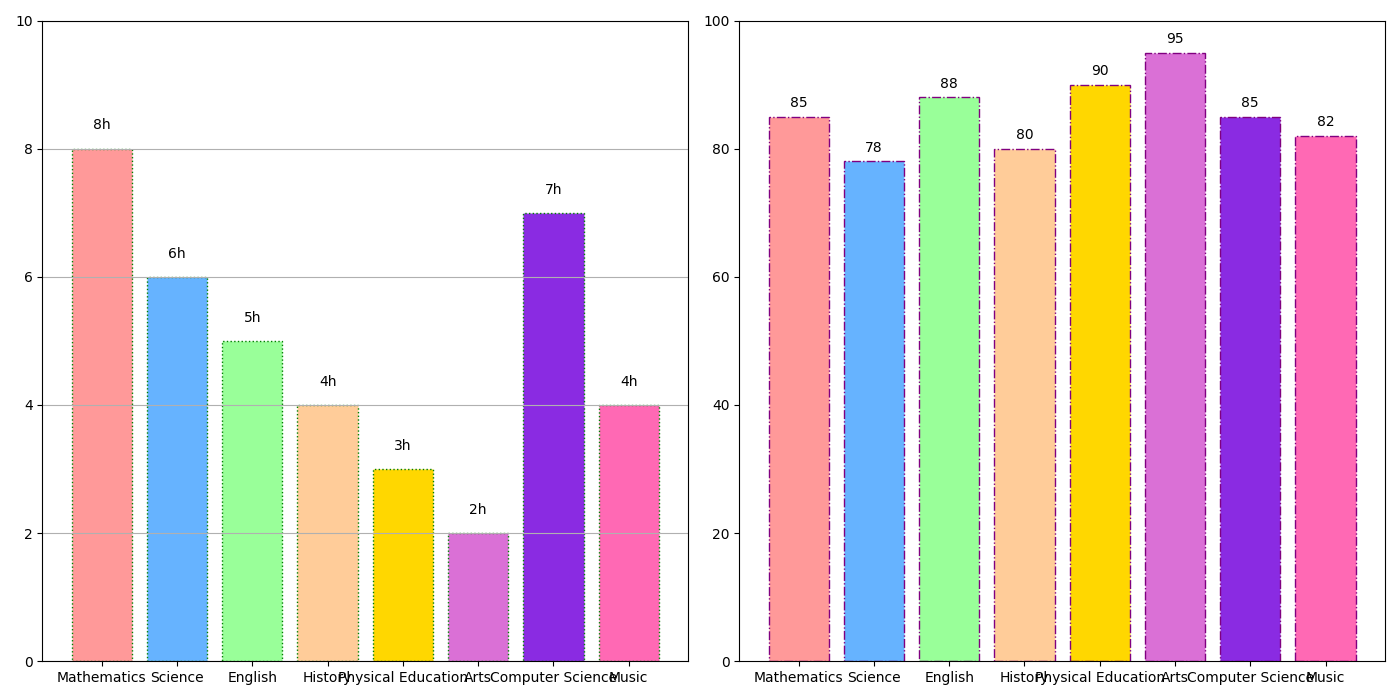

The Python source for this figure:
import matplotlib.pyplot as plt
import numpy as np

subjects = ['Mathematics', 'Science', 'English', 'History', 'Physical Education', 'Arts', 'Computer Science', 'Music']
study_hours = [8, 6, 5, 4, 3, 2, 7, 4]
average_grades = [85, 78, 88, 80, 90, 95, 85, 82]

colors = ['#FF9999', '#66B3FF', '#99FF99', '#FFCC99', '#FFD700', '#DA70D6', '#8A2BE2', '#FF69B4']

fig, (ax1, ax2) = plt.subplots(1, 2, figsize=(14, 7))

ax1.bar(subjects, study_hours, color=colors, edgecolor='green', linestyle='dotted')
ax1.set_ylim(0, max(study_hours) + 2)
ax1.yaxis.grid(True)

for idx, value in enumerate(study_hours):
    ax1.text(idx, value + 0.3, f'{value}h', ha='center', fontsize=10)

ax2.bar(subjects, average_grades, color=colors, edgecolor='purple', linestyle='dashdot')
ax2.set_ylim(0, 100)

for idx, value in enumerate(average_grades):
    ax2.text(idx, value + 1.5, f'{value}', ha='center', fontsize=10)

plt.tight_layout()
plt.show()
